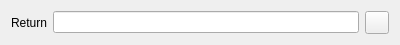
<?xml version="1.0" encoding="UTF-8"?>
<ui version="4.0">
 <class>GTAActionFunctionReturnWgt</class>
 <widget class="QWidget" name="GTAActionFunctionReturnWgt">
  <property name="geometry">
   <rect>
    <x>0</x>
    <y>0</y>
    <width>400</width>
    <height>40</height>
   </rect>
  </property>
  <property name="windowTitle">
   <string>Form</string>
  </property>
  <layout class="QHBoxLayout" name="horizontalLayout">
   <item>
    <widget class="QLabel" name="label">
     <property name="text">
      <string>Return</string>
     </property>
    </widget>
   </item>
   <item>
    <widget class="QLineEdit" name="returnItemLE"/>
   </item>
   <item>
    <widget class="QToolButton" name="searchPB">
     <property name="text">
      <string/>
     </property>
     <property name="icon">
      <iconset resource="../resource.qrc">
       <normaloff>:/images/forms/img/SEARCH.png</normaloff>:/images/forms/img/SEARCH.png</iconset>
     </property>
    </widget>
   </item>
  </layout>
 </widget>
 <resources>
  <include location="../resource.qrc"/>
 </resources>
 <connections/>
</ui>
